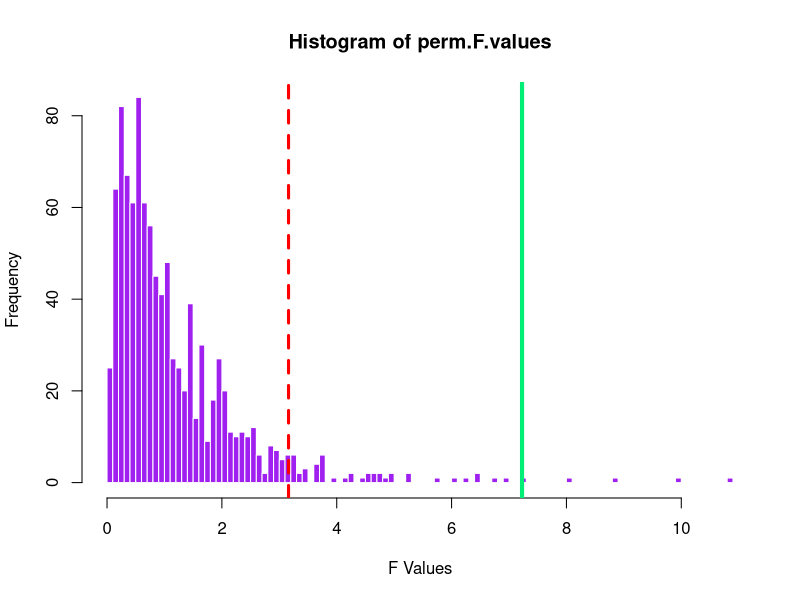
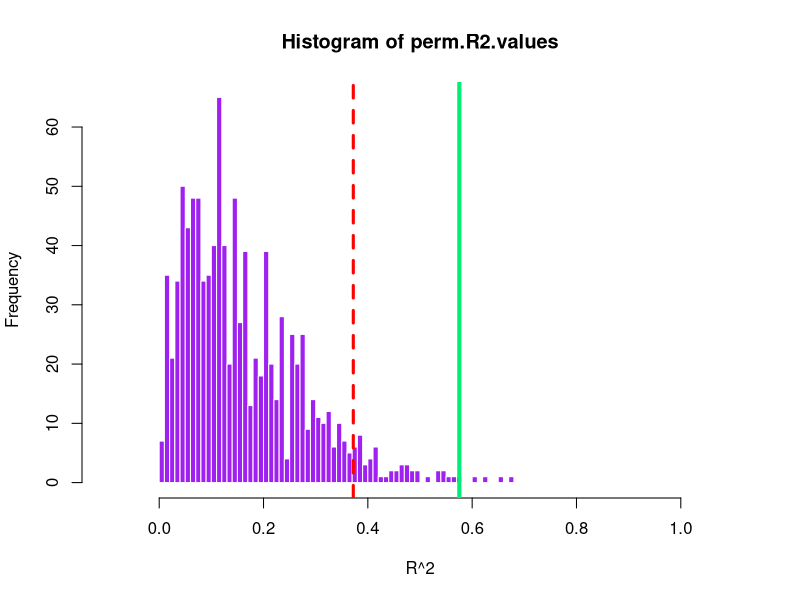
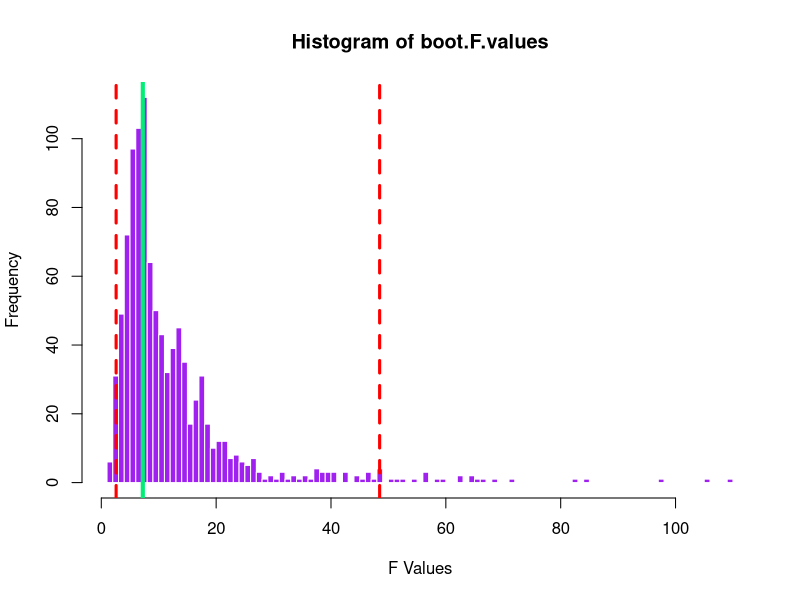
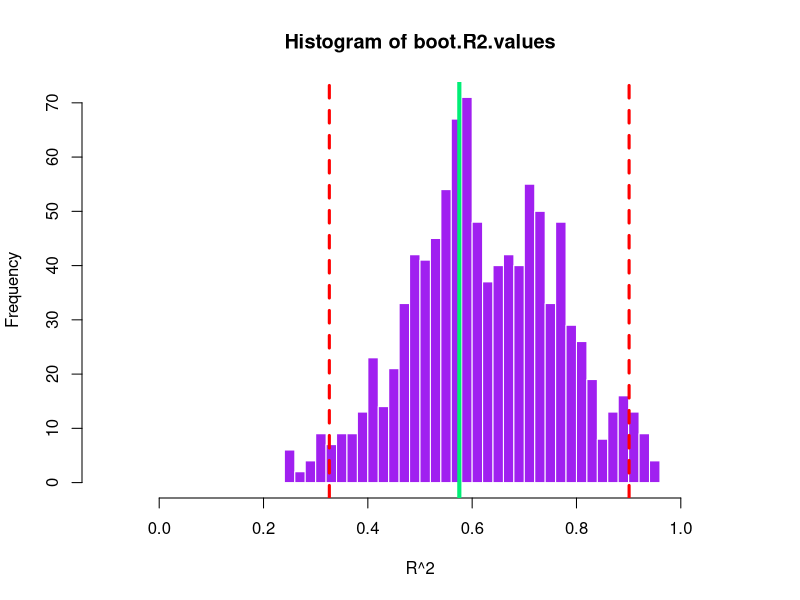

The R script that drew these images, in order:
### This file will be updated periodically between now (whenever you are seeing this)
### and April 2nd (the day before the workshop!)
#####
### If you download this file now, please be sure to check back for updates
### as the conference approaches.


### TO NOTE: Anything preceded by at # is a 'comment'
#   that means it is something ignored by R
#   which means comments are usually something like this --
#   informative statements used for later reference, such as
#   reminding yourself what you did and why!

##some resources: http://www.usna.edu/Users/math/jager/courses/sm439/labs/Lab7.pdf
##also, there are packages for this: e.g., lmp


rm(list=ls())
##from a .csv
		###NOTE: This is usually how we would "think" of the data: partitioned by groups.


## be sure to getwd() to see where you are.
## then, setwd() to where all the files live on your computer.
one.f.wide.format <- read.csv('S(A).csv')


##some descriptives
colnames(one.f.wide.format)
	#or names(one.f.wide.format)
grp.means <- lapply(one.f.wide.format,mean) ##colMeans
grp.sd <- lapply(one.f.wide.format,sd)
grp.se <- lapply(grp.sd,'/',sqrt(nrow(one.f.wide.format)))
summary(one.f.wide.format)


one.f.long.format <- stack(one.f.wide.format) ##there is an alternative approach with reshape. 
colnames(one.f.long.format) <- c('y','A')
#S <- paste("Subj",1:nrow(one.f.long.format),sep=".")
#one.f.long.format <- cbind(one.f.long.format,S)
##or, more simply:
one.f.long.format$S <- paste("Subj",1:nrow(one.f.long.format),sep=".")

##Time to ANOVA!
lm.res <- lm(y~A,data= one.f.long.format)
aov.table <- anova(lm.res)


observed.F <- summary(lm.res)$fstatistic[1]
observed.r2 <- summary(lm.res)$r.squared

##permutation for F
perm.one.f.long.format <- one.f.long.format
permutation.iterations <- 1000

perm.F.values <- vector("numeric", permutation.iterations)
perm.R2.values <- vector("numeric", permutation.iterations)
for(i in 1: permutation.iterations){
	
	perm.one.f.long.format$A <- sample(perm.one.f.long.format$A)
	perm.lm.res <- lm(y~A,data=perm.one.f.long.format)
	perm.F.values[i] <- summary(perm.lm.res)$fstatistic[1]
	perm.R2.values[i] <- summary(perm.lm.res)$r.squared	
	
}

p.val <- max(sum(perm.F.values > observed.F)/1000,1/permutation.iterations) ##compare that to the parametric one!
cutoff <- round(.95* permutation.iterations)

dev.new()
hist(perm.F.values,breaks=100,col="purple",border="white",xlab="F Values")
abline(v=sort(perm.F.values)[cutoff],col="red",lwd=3,lty=2)
abline(v=observed.F,col="springgreen2",lwd=4)

dev.new()
hist(perm.R2.values,breaks=50,col="purple",border="white",xlab="R^2",xlim=c(-0.1,1.1))
abline(v=sort(perm.R2.values)[cutoff],col="red",lwd=3,lty=2)
abline(v= observed.r2,col="springgreen2",lwd=4)


##bootstrap of R^2 and F
boot.iterations <- 1000
boot.F.values <- vector("numeric", boot.iterations)
boot.R2.values <- vector("numeric", boot.iterations)
for(i in 1: boot.iterations){
	
	one.f.wide.boot <- as.data.frame(apply(one.f.wide.format,2,sample,replace=TRUE))
	one.f.long.boot <- stack(one.f.wide.boot) ##there is an alternative approach with reshape. 
	colnames(one.f.long.boot) <- c('y','A')
	
	#boot.one.f.long.format$A <- sample(boot.one.f.long.format$A)
	boot.lm.res <- lm(y~A,data=one.f.long.boot)
	boot.F.values[i] <- summary(boot.lm.res)$fstatistic[1]
	boot.R2.values[i] <- summary(boot.lm.res)$r.squared	
	
}

upper.tail <- .975 * boot.iterations
lower.tail <- .025 * boot.iterations

dev.new()
hist(boot.F.values,breaks=100,col="purple",border="white",xlab="F Values")
abline(v=sort(boot.F.values)[upper.tail],col="red",lwd=3,lty=2)
abline(v=sort(boot.F.values)[lower.tail],col="red",lwd=3,lty=2)
abline(v= observed.F,col="springgreen2",lwd=4)

dev.new()
hist(boot.R2.values,breaks=50,col="purple",border="white",xlab="R^2",xlim=c(-0.1,1.1))
abline(v=sort(boot.R2.values)[upper.tail],col="red",lwd=3,lty=2)
abline(v=sort(boot.R2.values)[lower.tail],col="red",lwd=3,lty=2)
abline(v= observed.r2,col="springgreen2",lwd=4)